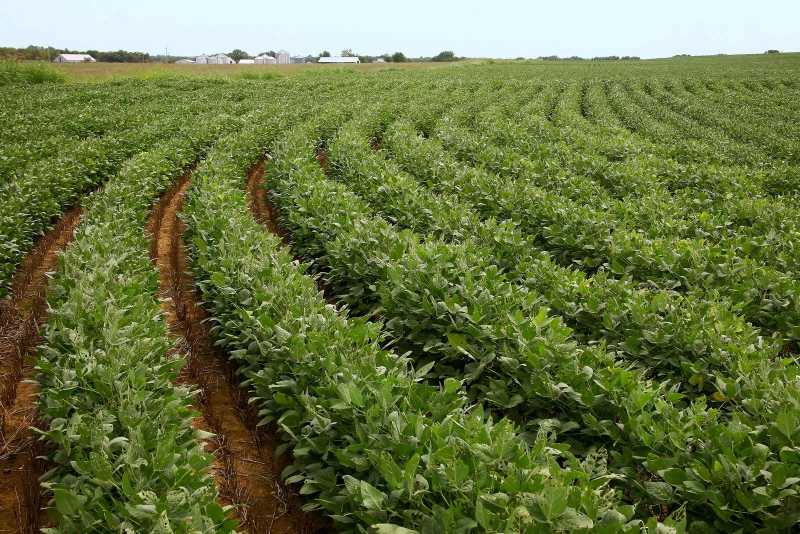
#> input picture images/Field-soybeans-farm-Oklahoma.jpg, 1600 x 1067 px (shown at 1/2 size)
$ python -i opencv_processor.py   (imports and definitions only)
#> lines starting #> are read from the running program, lines starting #| are printed output that depends on the picture
from dataclasses import dataclass
from pathlib import Path

import cv2
import numpy as np


@dataclass(frozen=True)
class VegetationMetrics:
    green_mask: np.ndarray
    coverage_percent: float
    vegetation_score: float
    health_score: float
    # Per-pixel Excess Green, colormapped -- a visualization of data already
    # computed below, not a separate model.
    heatmap: np.ndarray
    vari_score: float = 0.0
    exgr_score: float = 0.0
    # Reliability of the RGB vegetation mask, kept separate from
    # vegetation_score (which measures how green the accepted crop pixels are).
    mask_confidence_score: float = 0.0


class OpenCVProcessor:
    def load_and_preprocess(self, path: Path, max_side: int = 1600, enhance: bool = True) -> np.ndarray:
#> called with max_side = 1600, enhance = True
        image = cv2.imread(str(path))
#> image is the input picture: shape (1067, 1600, 3); mean B, G, R 65.7, 116.7, 103.6
        if image is None:
            raise ValueError("The uploaded image could not be decoded.")
        h, w = image.shape[:2]
#> h = 1067; w = 1600
        scale = min(1.0, max_side / max(h, w))
#> scale = 1
        if scale < 1:
            image = cv2.resize(image, None, fx=scale, fy=scale, interpolation=cv2.INTER_AREA)
        if not enhance:
            return image
        # Bilateral filtering suppresses drone sensor noise while retaining leaf edges.
        denoised = cv2.bilateralFilter(image, 7, 45, 45)
        lab = cv2.cvtColor(denoised, cv2.COLOR_BGR2LAB)
#> lab: shape (1067, 1600, 3); mean of channels 0, 1, 2 117.3, 115.1, 154.1
        l, a, b = cv2.split(lab)
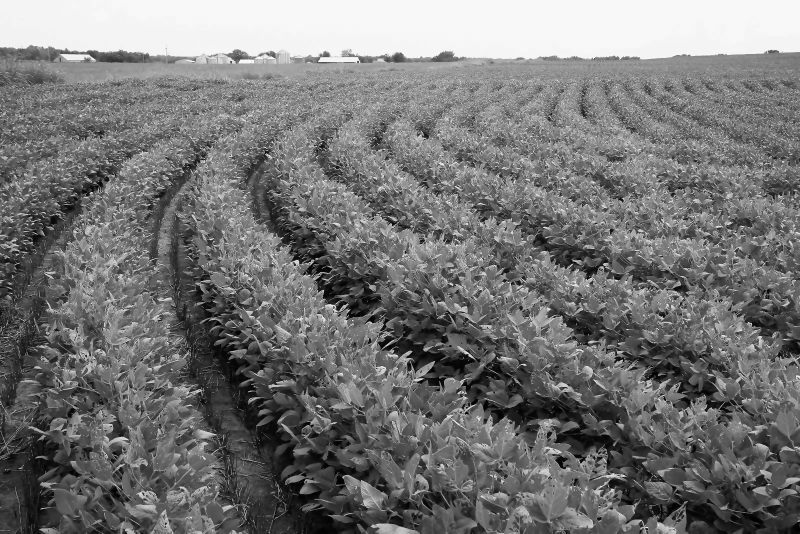
#> l: shape (1067, 1600) (shown at 1/2 size); min 1, max 253, mean 117.3
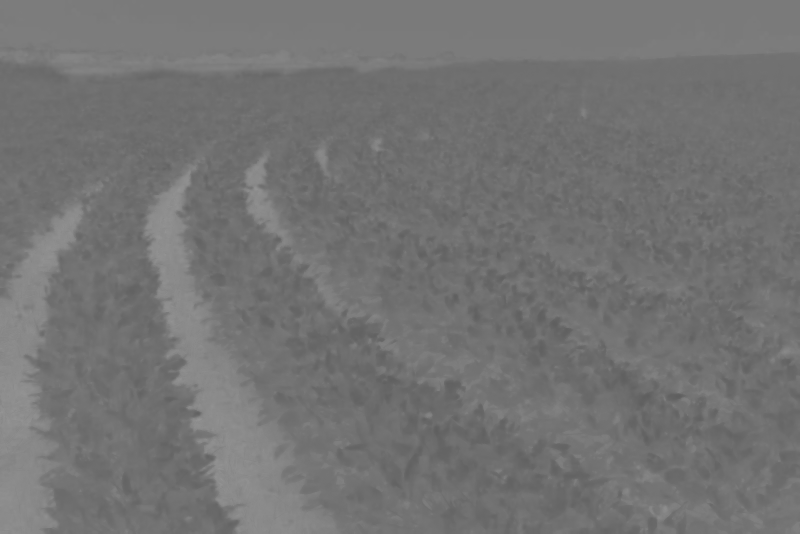
#> a: shape (1067, 1600) (shown at 1/2 size); min 93, max 149, mean 115.1
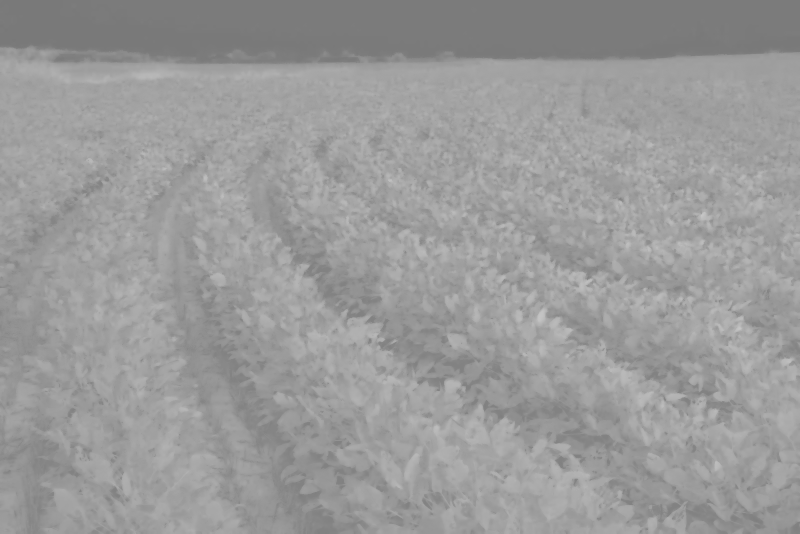
#> b: shape (1067, 1600) (shown at 1/2 size); min 120, max 198, mean 154.1
        # CLAHE restores local contrast without overexposing bright soil regions.
        l = cv2.createCLAHE(2.0, (8, 8)).apply(l)
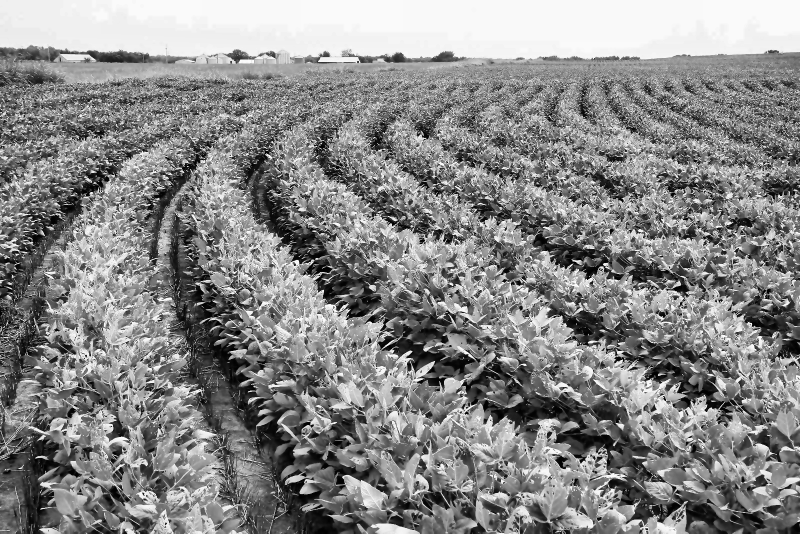
#> l: shape (1067, 1600) (shown at 1/2 size); min 0, max 255, mean 135.9
        return cv2.cvtColor(cv2.merge((l, a, b)), cv2.COLOR_LAB2BGR)
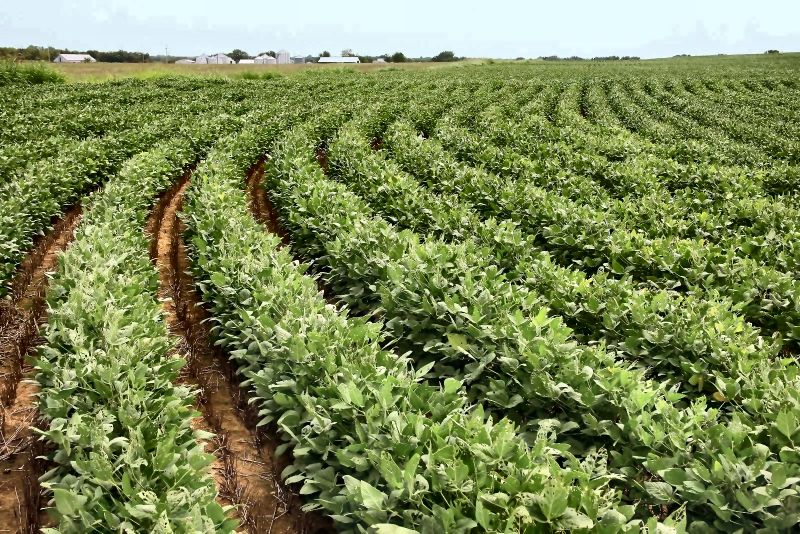
#> returned value: shape (1067, 1600, 3) (shown at 1/2 size); mean B, G, R 85.1, 136.1, 123.1

    # [64 lines left out: functions vegetation_metrics, _otsu_mask, not called in this run]

>>> result = OpenCVProcessor().load_and_preprocess('../../../images/Field-soybeans-farm-Oklahoma.jpg')

$ run again, on images/bad3.jpg
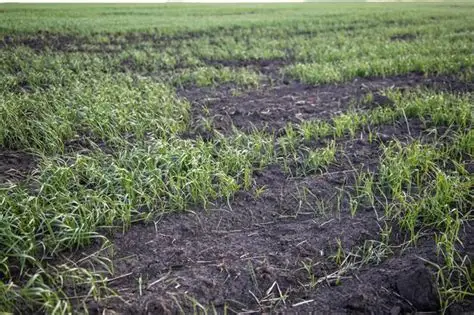
#> input picture images/bad3.jpg, 474 x 315 px
#> in load_and_preprocess, image is the input picture: shape (315, 474, 3); mean B, G, R 90.6, 109.3, 101.6
#> lab: shape (315, 474, 3); mean of channels 0, 1, 2 113.6, 121.8, 137.1
#> in load_and_preprocess, `l = cv2.createCLAHE(2.0, (8, 8)).apply(l)`:
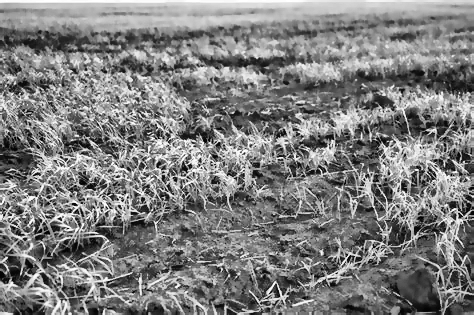
#> l: shape (315, 474); min 1, max 255, mean 126.6
#> in load_and_preprocess, `return cv2.cvtColor(cv2.merge((l, a, b)), cv2.COLOR_LAB2BGR)`:
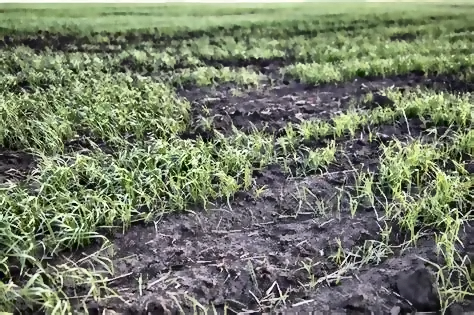
#> returned value: shape (315, 474, 3); mean B, G, R 104.2, 123.2, 115.4
